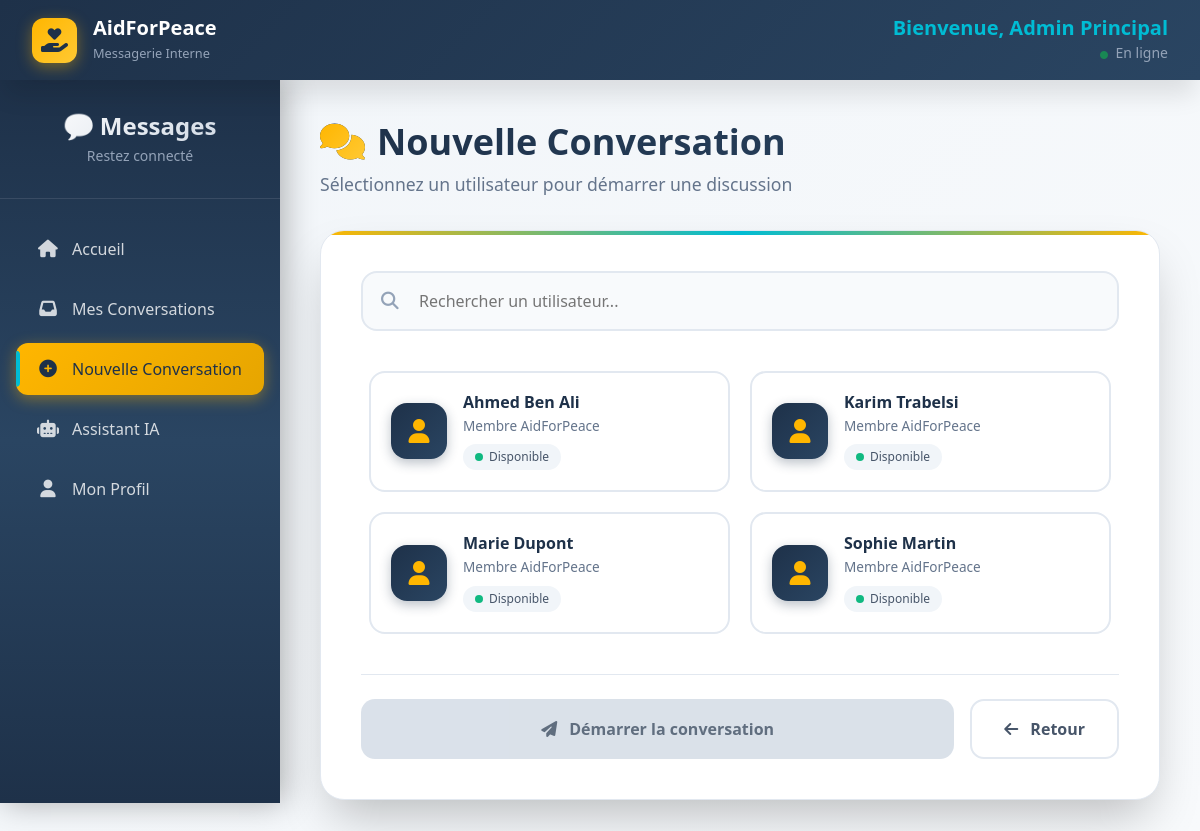
/index.php?controller=messagerie&action=new_chat&user=1, run on the app's committed database.
### tables this page shows
CREATE TABLE `utilisateurs` (
    `id` INT AUTO_INCREMENT PRIMARY KEY,
    `nom` VARCHAR(255) NOT NULL,
    `email` VARCHAR(255) UNIQUE NOT NULL,
    `password` VARCHAR(255) NOT NULL,
    `role` ENUM('admin', 'user', 'ngo_partner') DEFAULT 'user',
    `phone` VARCHAR(20),
    `avatar_url` VARCHAR(255),
    `bio` LONGTEXT,
    `created_at` TIMESTAMP DEFAULT CURRENT_TIMESTAMP,
    `updated_at` TIMESTAMP DEFAULT CURRENT_TIMESTAMP ON UPDATE CURRENT_TIMESTAMP,
    `is_active` INT DEFAULT 1,
    `last_login` TIMESTAMP NULL,
    INDEX `idx_email` (`email`),
    INDEX `idx_role` (`role`)
);

### config/DATABASE.PHP (called while the page is built, shortened)
<?php
if (!class_exists('Database')) {
class Database {
    private static $connexion = null;
    private static $host = 'localhost';
    private static $port = '3306';
    private static $dbname = 'aidforpeace_db';
    private static $username = 'root';
    private static $password = '';
    public static function getConnexion() {
        if (self::$connexion === null) {
            try {
                $dsn = "mysql:host=" . self::$host . ";port=" .  self::$port .  ";dbname=" .  self::$dbname . ";charset=utf8mb4";
                self::$connexion = new PDO($dsn, self::$username, self::$password);
                self::$connexion->setAttribute(PDO::ATTR_ERRMODE, PDO::ERRMODE_EXCEPTION);
                self::$connexion->setAttribute(PDO::ATTR_DEFAULT_FETCH_MODE, PDO::FETCH_ASSOC);
            } catch (PDOException $e) {
                die("Erreur de connexion: " . $e->getMessage());
            }
        }
        return self::$connexion;
    }
}
}
?>

### controllers/MessagerieController.php (called while the page is built, shortened)
<?php
require_once __DIR__ . '/../config/DATABASE.PHP';
class MessagerieController {
    private $pdo;
    public function __construct() {
        $this->pdo = Database::getConnexion();
    }
    public function getUtilisateurs() {
        $sql = "SELECT id, nom FROM utilisateurs ORDER BY nom";
        $stmt = $this->pdo->query($sql);
        return $stmt->fetchAll(PDO::FETCH_ASSOC);
    }
    public function getUserById($user_id) {
        $sql = "SELECT * FROM utilisateurs WHERE id = ?";
        $stmt = $this->pdo->prepare($sql);
        $stmt->execute([$user_id]);
        return $stmt->fetch(PDO::FETCH_ASSOC);
    }
}
?>

### views/messagerie/new_chat.php (the view, shortened to what this page needs)
<?php
require_once __DIR__ . '/../../controllers/MessagerieController.php';
$ctrl = new MessagerieController();
$user_id = isset($_GET['user']) ? (int)$_GET['user'] : 1;
$all_users = $ctrl->getUtilisateurs();
$current_user = $ctrl->getUserById($user_id);
?>
<!DOCTYPE html>
<html lang="fr">
<head>
    <link href="https://cdn.jsdelivr.net/npm/bootstrap@5.3.2/dist/css/bootstrap.min.css" rel="stylesheet">
    <link rel="stylesheet" href="https://cdnjs.cloudflare.com/ajax/libs/font-awesome/6.5.0/css/all.min.css">
</head>
<body>
<nav class="navbar-premium">
    <div class="d-flex justify-content-between align-items-center w-100">
        <a href="index.php" class="brand">
            <div class="brand-icon">
                <i class="fas fa-hand-holding-heart"></i>
            </div>
            <div class="brand-text">
                <h4>AidForPeace</h4>
                <small>Messagerie Interne</small>
            </div>
        </a>
        <div class="nav-info">
            <h5>Bienvenue, <?= htmlspecialchars($current_user['nom'] ?? 'Utilisateur') ?></h5>
            <small><i class="fas fa-circle text-success me-1" style="font-size: 0.5rem;"></i> En ligne</small>
        </div>
    </div>
</nav>
<div class="main-container">
    <aside class="sidebar-premium">
        <div class="sidebar-header">
            <h3>💬 Messages</h3>
            <p>Restez connecté</p>
        </div>
        <nav class="sidebar-nav">
            <a href="index.php" class="nav-link-premium">
                <i class="fas fa-home"></i>
                <span>Accueil</span>
            </a>
            <a href="index.php?controller=messagerie&action=inbox&user=<?= $user_id ?>" class="nav-link-premium">
                <i class="fas fa-inbox"></i>
                <span>Mes Conversations</span>
            </a>
            <a href="index.php?controller=messagerie&action=new_chat&user=<?= $user_id ?>" class="nav-link-premium active">
                <i class="fas fa-plus-circle"></i>
                <span>Nouvelle Conversation</span>
            </a>
            <a href="index.php?controller=messagerie&action=chatbot" class="nav-link-premium">
                <i class="fas fa-robot"></i>
                <span>Assistant IA</span>
            </a>
            <a href="index.php?controller=page&action=profile" class="nav-link-premium">
                <i class="fas fa-user"></i>
                <span>Mon Profil</span>
            </a>
        </nav>
    </aside>
    <main class="content-area">
        <div class="page-header">
            <h1><i class="fas fa-comments"></i> Nouvelle Conversation</h1>
            <p>Sélectionnez un utilisateur pour démarrer une discussion</p>
        </div>
        <div class="main-card">
            <div class="card-body-premium">
                <div class="search-box">
                    <i class="fas fa-search"></i>
                    <input type="text" id="searchUser" placeholder="Rechercher un utilisateur..." onkeyup="filterUsers()">
                </div>
                <form method="post" id="chatForm">
                    <div class="user-grid" id="userGrid">
                        <?php foreach($all_users as $u): ?>
                            <?php if ($u['id'] != $user_id): ?>
                                <div class="user-card" onclick="selectUser(<?= $u['id'] ?>, this)" data-name="<?= strtolower(htmlspecialchars($u['nom'])) ?>">
                                    <div class="user-card-content">
                                        <div class="user-avatar">
                                            <i class="fas fa-user"></i>
                                        </div>
                                        <div class="user-info">
                                            <h5><?= htmlspecialchars($u['nom']) ?></h5>
                                            <p><?= htmlspecialchars($u['email'] ?? 'Membre AidForPeace') ?></p>
                                            <div class="user-status">
                                                <span class="dot"></span>
                                                Disponible
                                            </div>
                                        </div>
                                    </div>
                                </div>
                            <?php endif; ?>
                        <?php endforeach; ?>
                    </div>
                    <div class="action-buttons">
                        <button type="submit" class="btn-premium btn-primary-premium" id="startBtn" disabled>
                            <i class="fas fa-paper-plane"></i>
                            <span>Démarrer la conversation</span>
                        </button>
                        <a href="index.php?controller=messagerie&action=inbox&user=<?= $user_id ?>" class="btn-premium btn-secondary-premium">
                            <i class="fas fa-arrow-left"></i>
                            <span>Retour</span>
                        </a>
                    </div>
                </form>
            </div>
        </div>
    </main>
</div>
</body>
</html>

### data on the page
utilisateurs: nom "Admin Principal"
utilisateurs: nom "Ahmed Ben Ali", email "Membre AidForPeace"
utilisateurs: nom "Karim Trabelsi", email "Membre AidForPeace"
utilisateurs: nom "Marie Dupont", email "Membre AidForPeace"
utilisateurs: nom "Sophie Martin", email "Membre AidForPeace"
